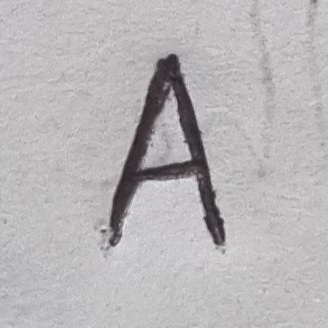
#> input picture img_a.jpg, 328 x 328 px
$ jupyter execute --allow-errors project.ipynb
#> lines starting #> are read from the running program, lines starting #| are printed output that depends on the picture; after the words box and inside, x2 and y2 are one past the last pixel; in counts of white or black regions, pixels touching at a corner belong together
[cell 1]
import matplotlib.pyplot as plt
import cv2
import numpy as np
from keras.models import Sequential
from keras.layers import Dense, Flatten, Conv2D, MaxPool2D, Dropout
from keras.optimizers import SGD, Adam
from keras.callbacks import ReduceLROnPlateau, EarlyStopping
from keras.utils import to_categorical
import pandas as pd
import numpy as np
from sklearn.model_selection import train_test_split
from sklearn.utils import shuffle

#> (a cell that did not finish here is left out)

#> (a cell that did not finish here is left out)

#> (a cell that did not finish here is left out)

[cell 5]
word_dict = {0:'A',1:'B',2:'C',3:'D',4:'E',5:'F',6:'G',7:'H',8:'I',9:'J',10:'K',11:'L',12:'M',13:'N',14:'O',15:'P',16:'Q',17:'R',18:'S',19:'T',20:'U',21:'V',22:'W',23:'X', 24:'Y',25:'Z'}

#> (a cell that did not finish here is left out)

#> (a cell that did not finish here is left out)

#> (a cell that did not finish here is left out)

#> (a cell that did not finish here is left out)

#> (a cell that did not finish here is left out)

#> (a cell that did not finish here is left out)

#> (a cell that did not finish here is left out)

#> (a cell that did not finish here is left out)

[cell 14]
fig, axes = plt.subplots(3,3, figsize=(8,9))
axes = axes.flatten()

#> (the rest of this cell did not finish here and is left out)

[cell 15]
img = cv2.imread(r'img_a.jpg')
#> img is the input picture: shape (328, 328, 3); mean B, G, R 183, 181.5, 183.6
img_copy = img.copy()

img = cv2.cvtColor(img, cv2.COLOR_BGR2RGB)
img = cv2.resize(img, (400,440))
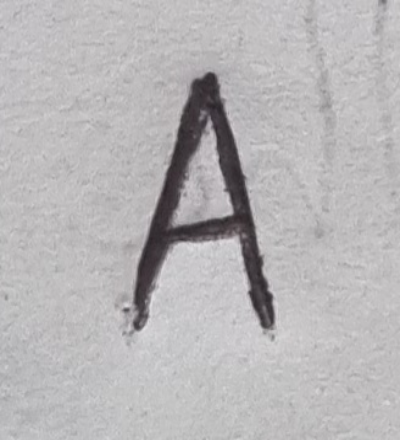
#> img: shape (440, 400, 3); mean R, G, B 183.4, 181.4, 182.9

[cell 16]
img_copy = cv2.GaussianBlur(img_copy, (7,7), 0)
img_gray = cv2.cvtColor(img_copy, cv2.COLOR_BGR2GRAY)
_, img_thresh = cv2.threshold(img_gray, 100, 255, cv2.THRESH_BINARY_INV)
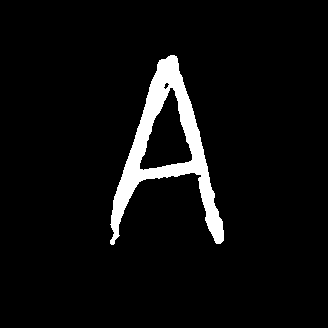
#> img_thresh: shape (328, 328); 5.4% white; 1 white region, box (x1, y1, x2, y2) and area: (110, 55, 224, 245) 5782

img_final = cv2.resize(img_thresh, (28,28))
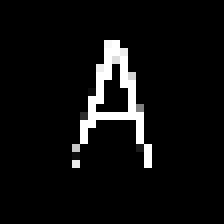
#> img_final: shape (28, 28) (shown 8 times larger); min 0, max 255, mean 14.4
img_final =np.reshape(img_final, (1,28,28,1))

#> (the rest of this cell did not finish here and is left out)
